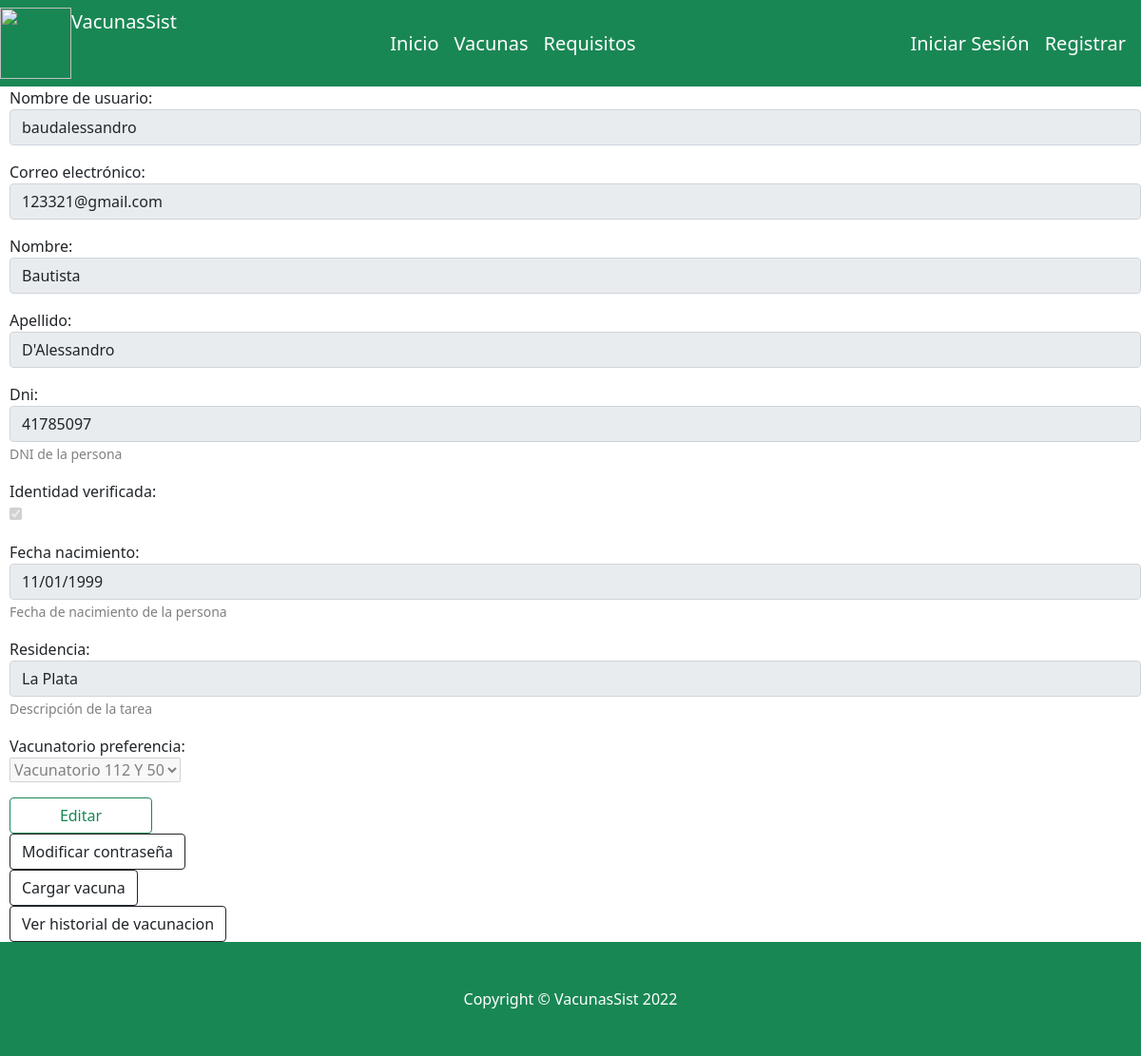
Screenshot of /ver_perfil_usuario/4/ with the database file from the repository.
### website/models.py (models this page shows)
class Usuario(AbstractBaseUser):
    username =models.CharField('Nombre de usuario', unique=True, max_length=100)
    email = models.EmailField('Correo electrónico', max_length=254, unique=True)
    nombre = models.CharField('Nombre', max_length=254)
    apellido = models.CharField('apellido', max_length=254)
    dni=models.IntegerField(help_text="DNI de la persona", unique=True)
    fecha_nacimiento= models.DateField(help_text="Fecha de nacimiento de la persona")
    residencia = models.TextField(help_text="Descripción de la tarea", null=True)
    vacunatorio_preferencia =models.ForeignKey(Vacunatorio, on_delete=models.CASCADE,null=True)
    fecha_creacion = models.DateTimeField(auto_now_add=True)
    identidad_verificada=models.BooleanField(default=False)
    es_vacunador = models.BooleanField(default=False)
    es_administrador = models.BooleanField(default=False)
    objects= UsuarioManager()
    USERNAME_FIELD = 'username'
    REQUIRED_FIELDS = ['email','nombre', 'apellido','dni', 'fecha_nacimiento']

### website/views.py (the view)
# urls.py: path('ver_perfil_usuario/<int:usuario_id>/',views.verPerfilUsuario, name="ver_perfil_usuario"),
def verPerfilUsuario(request, usuario_id):
        print("entre")
        try:
            usuario=Usuario.objects.get(id=usuario_id)
            usuario_form=UpdateUsuarioForm(instance = usuario)
            usuario_form=usuario_form.deshabilitarCamposVacunador()
            id_usuario=usuario.id
            if not usuario:
                messages.error(request, "No se encontró un usuario con ese DNI")
            return render(request, "website/verPerfil.html",{"usuario_form": usuario_form, 'id_usuario':id_usuario })
        except Exception as e:
            print(repr(e))
            messages.error(request, "No se encontró un usuario con ese DNI")
            return render(request, "website/index.html",)

### website/forms.py (called while the page is built)
    def deshabilitarCamposVacunador(self):
            print(' if verificado')
            self.fields['username'].widget.attrs.update({'disabled': True})
            self.fields['residencia'].widget.attrs.update({'disabled': True})
            self.fields['vacunatorio_preferencia'].widget.attrs.update({'disabled': True})
            self.fields['identidad_verificada'].widget.attrs.update({'disabled': True})
            self.fields['dni'].widget.attrs.update({'readonly': True})
            self.fields['email'].widget.attrs.update({'readonly': True})
            self.fields['fecha_nacimiento'].widget.attrs.update({'readonly': True})
            self.fields['nombre'].widget.attrs.update({'readonly': True})
            self.fields['apellido'].widget.attrs.update({'readonly': True})
            return self

### website/models.py (called while the page is built)
    def __str__(self):
           return self.nombre + self.ubicacion

### website/templates/website/verPerfil.html (shortened to what this page needs)
{% extends "website/layout.html" %}
{% block body %}
<div style="margin-left: 10px; ">
    <form method="post">
        <div class="form-group">
          {% for campo in usuario_form %}
            <p>
              {{ campo.label_tag }}<br>
              {{ campo }}
              {% if campo.help_text %}
                <small style="color: grey">{{ campo.help_text }}</small>
              {% endif %}
            </p>
          {% endfor %}
          {% if not request.user.es_vacunador %}
            {% if not request.user.es_administrador %}
                <input  class="btn btn-outline-success"  type="submit" value="Editar" style="width: 150px;">
                <div class="nav-item"><a class="btn btn-outline-dark mt-auto" href="{% url 'modificar_password' %}">Modificar contraseña</a></div>
                <div class="nav-item"><a class="btn btn-outline-dark mt-auto" href="{% url 'cargar_vacuna' %}">Cargar vacuna</a></div>
              </div>
            {% endif%}
          {% endif%}
          <div class="nav-item"><a class="btn btn-outline-dark mt-auto" href="{% url 'ver_historial_vacunacion' id_usuario %}">Ver historial de vacunacion</a></div>
        </div>
{% endblock %}

### rows the page displays
Usuario: usuario_form "baudalessandro" "123321@gmail.com" "Bautista" "D'Alessandro" "41785097" "☑" "11/01/1999" "La Plata" "Vacunatorio 112 Y 50"

### other values shown
{{ campo.label_tag }} "Nombre de usuario:" "Correo electrónico:" "Nombre:" "Apellido:" "Dni:" "Identidad verificada:" "Fecha nacimiento:" "Residencia:" "Vacunatorio preferencia:"
{{ campo.help_text }} "DNI de la persona" "Fecha de nacimiento de la persona" "Descripción de la tarea"
